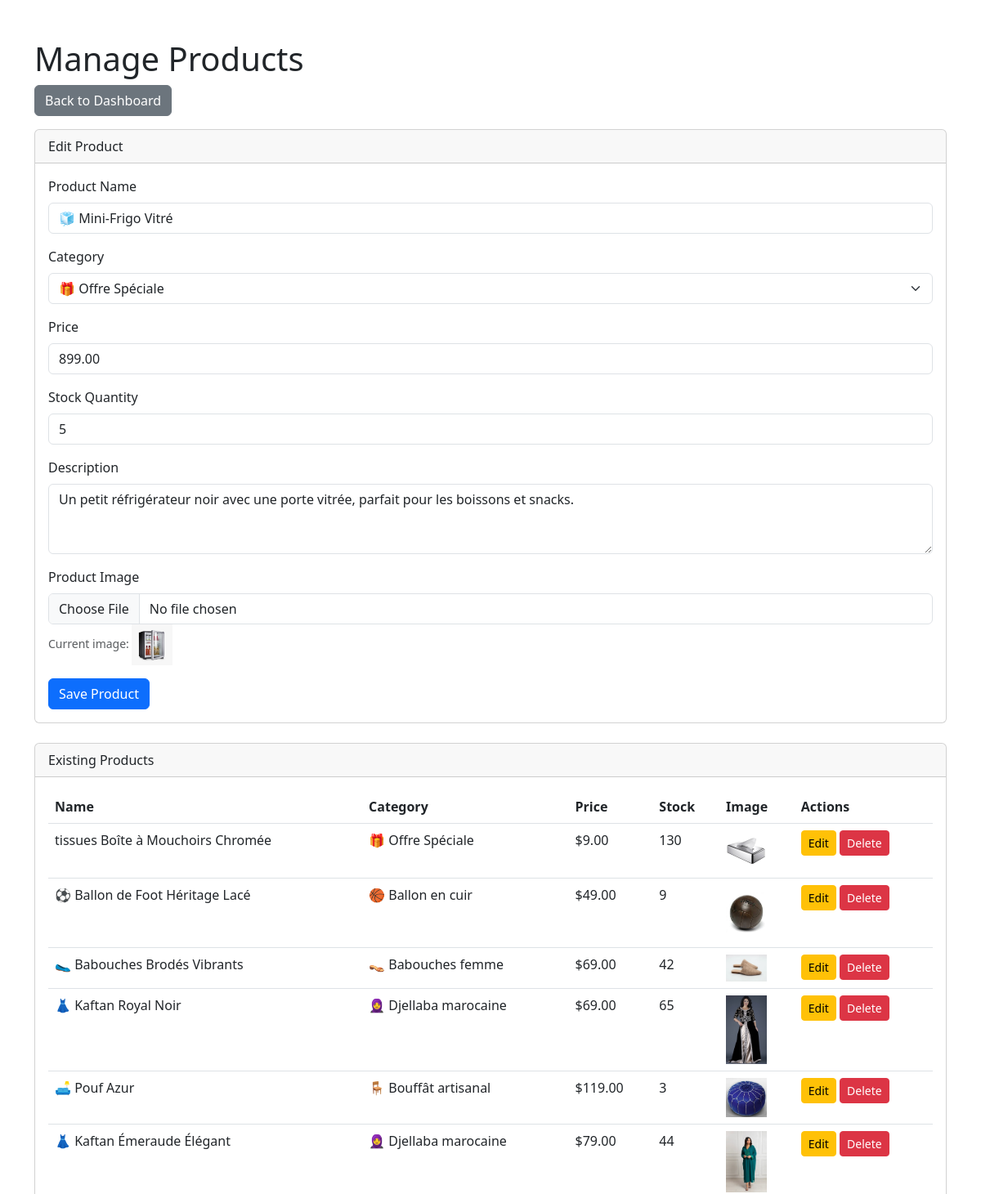
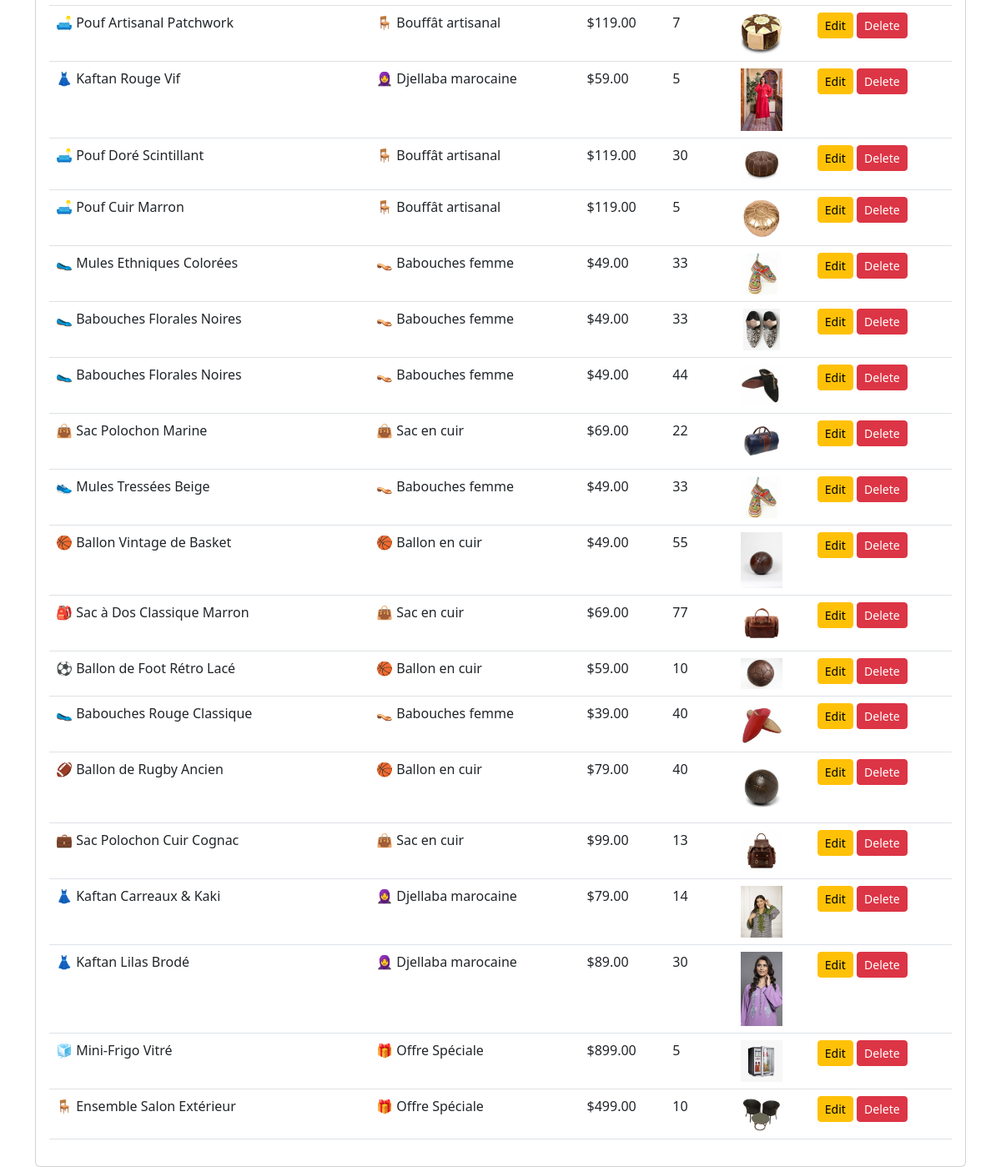
The app's page /admin/manage_products.php?edit_id=2 (signed in) with its own data (2 pictures, top to bottom).
### tables this page shows
CREATE TABLE `products` (
  `id` int(11) NOT NULL,
  `category_id` int(11) NOT NULL,
  `name` varchar(255) NOT NULL,
  `description` text NOT NULL,
  `price` decimal(10,2) NOT NULL,
  `stock_quantity` int(10) UNSIGNED NOT NULL DEFAULT 0,
  `image_url` varchar(255) DEFAULT 'default_product_image.png',
  `created_at` timestamp NOT NULL DEFAULT current_timestamp()
);

CREATE TABLE `categories` (
  `id` int(11) NOT NULL,
  `name` varchar(100) NOT NULL,
  `description` text DEFAULT NULL
);

### admin/manage_products.php (the view, shortened to what this page needs)
<?php
require '../includes/db_connect.php';
$edit_product = null;
if (isset($_GET['edit_id'])) {
    $edit_id = filter_input(INPUT_GET, 'edit_id', FILTER_VALIDATE_INT);
    if ($edit_id) {
        $stmt = $pdo->prepare("SELECT * FROM products WHERE id = ?");
        $stmt->execute([$edit_id]);
        $edit_product = $stmt->fetch();
    }
}
$products = $pdo->query("SELECT p.*, c.name as category_name FROM products p JOIN categories c ON p.category_id = c.id ORDER BY p.created_at DESC")->fetchAll();
$categories = $pdo->query("SELECT * FROM categories ORDER BY name")->fetchAll();
?>
<!DOCTYPE html>
<html lang="en">
<head>
    <link href="https://cdn.jsdelivr.net/npm/bootstrap@5.3.0/dist/css/bootstrap.min.css" rel="stylesheet">
</head>
<body>
<div class="container mt-5">
    <h1>Manage Products</h1>
    <a href="dashboard.php" class="btn btn-secondary mb-3">Back to Dashboard</a>
    <div class="card mb-4">
        <div class="card-header"><?php echo $edit_product ? 'Edit Product' : 'Add New Product'; ?></div>
        <div class="card-body">
            <form action="manage_products.php" method="post" enctype="multipart/form-data">
                <div class="mb-3">
                    <label for="name" class="form-label">Product Name</label>
                    <input type="text" class="form-control" id="name" name="name" value="<?php echo $edit_product ? htmlspecialchars($edit_product['name']) : ''; ?>" required>
                </div>
                <div class="mb-3">
                    <label for="category" class="form-label">Category</label>
                    <select class="form-select" id="category" name="category_id" required>
                        <?php foreach ($categories as $category): ?>
                            <option value="<?php echo $category['id']; ?>" <?php echo ($edit_product && $category['id'] == $edit_product['category_id']) ? 'selected' : ''; ?>><?php echo htmlspecialchars($category['name']); ?></option>
                        <?php endforeach; ?>
                    </select>
                </div>
                <div class="mb-3">
                    <label for="price" class="form-label">Price</label>
                    <input type="number" step="0.01" class="form-control" id="price" name="price" value="<?php echo $edit_product ? htmlspecialchars($edit_product['price']) : ''; ?>" required>
                </div>
                <div class="mb-3">
                    <label for="stock" class="form-label">Stock Quantity</label>
                    <input type="number" class="form-control" id="stock" name="stock_quantity" value="<?php echo $edit_product ? htmlspecialchars($edit_product['stock_quantity']) : ''; ?>" required>
                </div>
                <div class="mb-3">
                    <label for="description" class="form-label">Description</label>
                    <textarea class="form-control" id="description" name="description" rows="3" required><?php echo $edit_product ? htmlspecialchars($edit_product['description']) : ''; ?></textarea>
                </div>
                <div class="mb-3">
                    <label for="image" class="form-label">Product Image</label>
                    <input type="file" class="form-control" id="image" name="image">
                    <?php if ($edit_product && $edit_product['image_url']): ?>
                        <small class="form-text text-muted">Current image: <img src="../images/products/<?php echo htmlspecialchars($edit_product['image_url']); ?>" alt="Current Product Image" style="width: 50px; height: auto;"></small>
                    <?php endif; ?>
                </div>
                <button type="submit" class="btn btn-primary">Save Product</button>
            </form>
        </div>
    </div>
    <div class="card">
        <div class="card-header">Existing Products</div>
        <div class="card-body">
            <table class="table">
                <thead>
                    <tr>
                        <th>Name</th>
                        <th>Category</th>
                        <th>Price</th>
                        <th>Stock</th>
                        <th>Image</th>
                        <th>Actions</th>
                    </tr>
                </thead>
                <tbody>
                    <?php foreach ($products as $product): ?>
                    <tr>
                        <td><?php echo htmlspecialchars($product['name']); ?></td>
                        <td><?php echo htmlspecialchars($product['category_name']); ?></td>
                        <td>$<?php echo htmlspecialchars($product['price']); ?></td>
                        <td><?php echo htmlspecialchars($product['stock_quantity']); ?></td>
                        <td><img src="../images/products/<?php echo htmlspecialchars($product['image_url']); ?>" alt="<?php echo htmlspecialchars($product['name']); ?>" style="width: 50px; height: auto;"></td>
                        <td>
                            <a href="manage_products.php?edit_id=<?php echo $product['id']; ?>" class="btn btn-sm btn-warning">Edit</a>
                            <form action="manage_products.php" method="post" class="d-inline" onsubmit="return confirm('Are you sure you want to delete this product? This cannot be undone if the product is not part of any order.');">
                                <button type="submit" class="btn btn-sm btn-danger">Delete</button>
                            </form>
                        </td>
                    </tr>
                    <?php endforeach; ?>
                </tbody>
            </table>
        </div>
    </div>
</div>
</body>
</html>

### records on screen
products: name "🧊 Mini-Frigo Vitré", category_id "🎁 Offre Spéciale", price "899.00", stock_quantity "5", description "Un petit réfrigérateur noir avec une porte vitrée, parfait pour les boissons et snacks.", image_url (picture), category.name "🎁 Offre Spéciale"
products: name "tissues Boîte à Mouchoirs Chromée", category.name "🎁 Offre Spéciale", price "9.00", stock_quantity "130", image_url (picture)
products: name "⚽ Ballon de Foot Héritage Lacé", category.name "🏀 Ballon en cuir", price "49.00", stock_quantity "9", image_url (picture)
products: name "🥿 Babouches Brodés Vibrants", category.name "👡 Babouches femme", price "69.00", stock_quantity "42", image_url (picture)
products: name "👗 Kaftan Royal Noir", category.name "🧕 Djellaba marocaine", price "69.00", stock_quantity "65", image_url (picture)
products: name "🛋️ Pouf Azur", category.name "🪑 Bouffât artisanal", price "119.00", stock_quantity "3", image_url (picture)
products: name "👗 Kaftan Émeraude Élégant", category.name "🧕 Djellaba marocaine", price "79.00", stock_quantity "44", image_url (picture)
products: name "🛋️ Pouf Artisanal Patchwork", category.name "🪑 Bouffât artisanal", price "119.00", stock_quantity "7", image_url (picture)
products: name "👗 Kaftan Rouge Vif", category.name "🧕 Djellaba marocaine", price "59.00", stock_quantity "5", image_url (picture)
products: name "🛋️ Pouf Doré Scintillant", category.name "🪑 Bouffât artisanal", price "119.00", stock_quantity "30", image_url (picture)
products: name "🛋️ Pouf Cuir Marron", category.name "🪑 Bouffât artisanal", price "119.00", stock_quantity "5", image_url (picture)
products: name "🥿 Mules Ethniques Colorées", category.name "👡 Babouches femme", price "49.00", stock_quantity "33", image_url (picture)
products: name "🥿 Babouches Florales Noires", category.name "👡 Babouches femme", price "49.00", stock_quantity "33", image_url (picture)
products: name "🥿 Babouches Florales Noires", category.name "👡 Babouches femme", price "49.00", stock_quantity "44", image_url (picture)
products: name "👜 Sac Polochon Marine", category.name "👜 Sac en cuir", price "69.00", stock_quantity "22", image_url (picture)
products: name "👟 Mules Tressées Beige", category.name "👡 Babouches femme", price "49.00", stock_quantity "33", image_url (picture)
products: name "🏀 Ballon Vintage de Basket", category.name "🏀 Ballon en cuir", price "49.00", stock_quantity "55", image_url (picture)
products: name "🎒 Sac à Dos Classique Marron", category.name "👜 Sac en cuir", price "69.00", stock_quantity "77", image_url (picture)
products: name "⚽ Ballon de Foot Rétro Lacé", category.name "🏀 Ballon en cuir", price "59.00", stock_quantity "10", image_url (picture)
products: name "🥿 Babouches Rouge Classique", category.name "👡 Babouches femme", price "39.00", stock_quantity "40", image_url (picture)
products: name "🏈 Ballon de Rugby Ancien", category.name "🏀 Ballon en cuir", price "79.00", stock_quantity "40", image_url (picture)
products: name "💼 Sac Polochon Cuir Cognac", category.name "👜 Sac en cuir", price "99.00", stock_quantity "13", image_url (picture)
products: name "👗 Kaftan Carreaux & Kaki", category.name "🧕 Djellaba marocaine", price "79.00", stock_quantity "14", image_url (picture)
products: name "👗 Kaftan Lilas Brodé", category.name "🧕 Djellaba marocaine", price "89.00", stock_quantity "30", image_url (picture)
products: name "🪑 Ensemble Salon Extérieur", category.name "🎁 Offre Spéciale", price "499.00", stock_quantity "10", image_url (picture)
